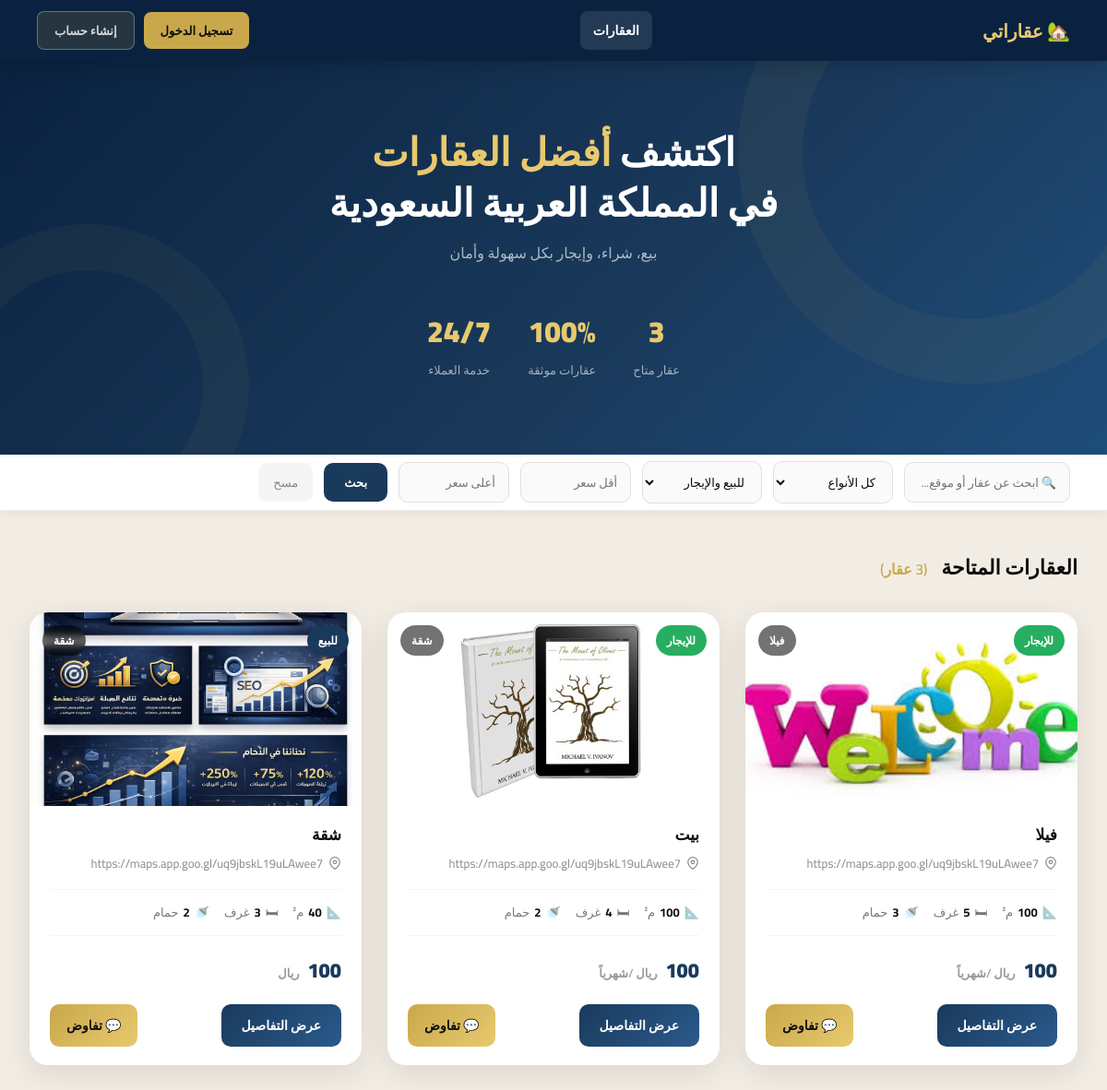
Page /properties/ on the committed database.
### properties/models.py (models this page shows, shortened)
class Property(models.Model):
    TYPE_CHOICES = [
        ('apartment', 'شقة'),
        ('villa', 'فيلا'),
        ('office', 'مكتب'),
        ('land', 'أرض'),
        ('warehouse', 'مستودع'),
    ]
    STATUS_CHOICES = [
        ('sale', 'للبيع'),
        ('rent', 'للإيجار'),
    ]
    title = models.CharField(max_length=200, verbose_name='اسم العقار')
    description = models.TextField(verbose_name='وصف العقار', blank=True)
    price = models.DecimalField(max_digits=12, decimal_places=2, verbose_name='السعر')
    location = models.CharField(max_length=300, verbose_name='الموقع')
    area = models.DecimalField(max_digits=10, decimal_places=2, verbose_name='المساحة (م²)')
    property_type = models.CharField(max_length=20, choices=TYPE_CHOICES, default='apartment', verbose_name='نوع العقار')
    status = models.CharField(max_length=10, choices=STATUS_CHOICES, default='sale', verbose_name='الحالة')
    bedrooms = models.PositiveIntegerField(default=0, verbose_name='غرف النوم')
    bathrooms = models.PositiveIntegerField(default=0, verbose_name='الحمامات')
    created_by = models.ForeignKey(User, on_delete=models.CASCADE, related_name='properties', verbose_name='المالك')
    created_at = models.DateTimeField(auto_now_add=True)
    is_available = models.BooleanField(default=True, verbose_name='متاح')
    class Meta:
        ordering = ['-created_at']
        verbose_name = 'عقار'
        verbose_name_plural = 'العقارات'
    def get_primary_image(self):
        primary = self.images.filter(is_primary=True).first()
        if primary:
            return primary
        return self.images.first()

class PropertyImage(models.Model):
    property = models.ForeignKey(Property, on_delete=models.CASCADE, related_name='images')
    image = models.ImageField(upload_to='property_images/', verbose_name='الصورة')
    is_primary = models.BooleanField(default=False, verbose_name='الصورة الرئيسية')
    uploaded_at = models.DateTimeField(auto_now_add=True)
    class Meta:
        verbose_name = 'صورة العقار'
        verbose_name_plural = 'صور العقارات'

### properties/views.py (the view)
# urls.py: path('properties/', views.listing_view, name='listing'),
def listing_view(request):
    properties = Property.objects.filter(is_available=True).prefetch_related('images')
    prop_type = request.GET.get('type', '')
    status = request.GET.get('status', '')
    search = request.GET.get('search', '')
    min_price = request.GET.get('min_price', '')
    max_price = request.GET.get('max_price', '')
    if prop_type:
        properties = properties.filter(property_type=prop_type)
    if status:
        properties = properties.filter(status=status)
    if search:
        properties = properties.filter(title__icontains=search) | properties.filter(location__icontains=search)
    if min_price:
        properties = properties.filter(price__gte=min_price)
    if max_price:
        properties = properties.filter(price__lte=max_price)
    favorite_ids = []
    if request.user.is_authenticated:
        favorite_ids = list(
            Favorite.objects.filter(user=request.user).values_list('property_id', flat=True)
        )
    context = {
        'properties': properties,
        'favorite_ids': favorite_ids,
        'total_count': properties.count(),
        'filters': {
            'type': prop_type,
            'status': status,
            'search': search,
            'min_price': min_price,
            'max_price': max_price,
        }
    }
    return render(request, 'properties/listing.html', context)

### properties/templates/properties/listing.html (shortened to what this page needs)
<!DOCTYPE html>
<html lang="ar" dir="rtl">
<head>
</head>
<body>
<nav>
  <a href="{% url 'listing' %}" class="nav-brand">🏡 عقاراتي</a>
  <div class="nav-links">
    <a href="{% url 'listing' %}" class="active">العقارات</a>
  </div>
  <div class="nav-user">
    {% if user.is_authenticated %}
      <span class="nav-username">{{ user.first_name|default:user.username }}</span>
      <a href="{% url 'logout' %}" class="btn-nav btn-logout">خروج</a>
    {% else %}
      <a href="{% url 'login' %}" class="btn-nav btn-login">تسجيل الدخول</a>
      <a href="{% url 'register' %}" class="btn-nav btn-logout" style="border-color:rgba(255,255,255,.3);color:rgba(255,255,255,.8)">إنشاء حساب</a>
    {% endif %}
  </div>
</nav>
<div class="hero">
  <h1>اكتشف <span>أفضل العقارات</span><br>في المملكة العربية السعودية</h1>
  <p>بيع، شراء، وإيجار بكل سهولة وأمان</p>
  <div class="hero-stats">
    <div class="hs"><div class="hs-num">{{ total_count }}</div><div class="hs-label">عقار متاح</div></div>
    <div class="hs"><div class="hs-num">100%</div><div class="hs-label">عقارات موثقة</div></div>
    <div class="hs"><div class="hs-num">24/7</div><div class="hs-label">خدمة العملاء</div></div>
  </div>
</div>
<div class="filter-wrap">
  <form method="get" class="filter-form">
    <input type="text" name="search" class="fi-input" placeholder="🔍 ابحث عن عقار أو موقع..." value="{{ filters.search }}">
    <select name="type" class="fi-input fi-select">
      <option value="">كل الأنواع</option>
    </select>
    <select name="status" class="fi-input fi-select">
      <option value="">للبيع والإيجار</option>
    </select>
    <input type="number" name="min_price" class="fi-input fi-price" placeholder="أقل سعر" value="{{ filters.min_price }}">
    <input type="number" name="max_price" class="fi-input fi-price" placeholder="أعلى سعر" value="{{ filters.max_price }}">
    <button type="submit" class="btn-filter">بحث</button>
    <a href="{% url 'listing' %}" class="btn-reset">مسح</a>
  </form>
</div>
<div class="container">
  <div class="section-header">
    <div class="section-title">
      العقارات المتاحة
      <span>({{ total_count }} عقار)</span>
    </div>
  </div>
  {% if properties %}
  <div class="grid">
    {% for p in properties %}
    <div class="card">
      <div class="card-img">
        {% with img=p.get_primary_image %}
          {% if img %}
            <img src="{{ img.image.url }}" alt="{{ p.title }}">
          {% endif %}
        {% endwith %}
        <span class="badge-status {% if p.status == 'sale' %}badge-sale{% else %}badge-rent{% endif %}">
          {{ p.get_status_display }}
        </span>
        <span class="badge-type">{{ p.get_property_type_display }}</span>
      </div>
      <div class="card-body">
        <a href="{% url 'detail' p.pk %}" class="card-title">{{ p.title }}</a>
        <div class="card-loc">
          <svg width="14" height="14" viewBox="0 0 24 24" fill="none" stroke="currentColor" stroke-width="2"><path d="M21 10c0 7-9 13-9 13s-9-6-9-13a9 9 0 0 1 18 0z"/><circle cx="12" cy="10" r="3"/></svg>
          {{ p.location }}
        </div>
        <div class="card-meta">
          <div class="meta-item">📐 <strong>{{ p.area|floatformat:0 }}</strong> م²</div>
          {% if p.bedrooms %}<div class="meta-item">🛏 <strong>{{ p.bedrooms }}</strong> غرف</div>{% endif %}
          {% if p.bathrooms %}<div class="meta-item">🚿 <strong>{{ p.bathrooms }}</strong> حمام</div>{% endif %}
        </div>
        <div class="card-price">
          <small>ريال {% if p.status == 'rent' %}/شهرياً{% endif %}</small>
        </div>
        <div class="card-footer">
          <a href="{% url 'detail' p.pk %}" class="btn-detail">عرض التفاصيل</a>
          {% if user.is_authenticated %}
          <a href="{% url 'negotiate' p.pk %}" class="btn-negotiate">💬 تفاوض</a>
          {% else %}
          <a href="{% url 'login' %}?next={% url 'negotiate' p.pk %}" class="btn-negotiate">💬 تفاوض</a>
          {% endif %}
        </div>
      </div>
    </div>
    {% endfor %}
  </div>
  {% endif %}
</div>
</body>
</html>

### rows in the picture
Property: get_primary_image.image (picture), status "للإيجار", property_type "فيلا", title "فيلا", location "https://maps.app.goo.gl/uq9jbskL19uLAwee7", area "100", bedrooms "5", bathrooms "3", shows "/شهرياً"
Property: get_primary_image.image (picture), status "للإيجار", property_type "شقة", title "بيت", location "https://maps.app.goo.gl/uq9jbskL19uLAwee7", area "100", bedrooms "4", bathrooms "2", shows "/شهرياً"
Property: get_primary_image.image (picture), status "للبيع", property_type "شقة", title "شقة", location "https://maps.app.goo.gl/uq9jbskL19uLAwee7", area "40", bedrooms "3", bathrooms "2"

### other values in the picture
{{ total_count }} "3"
